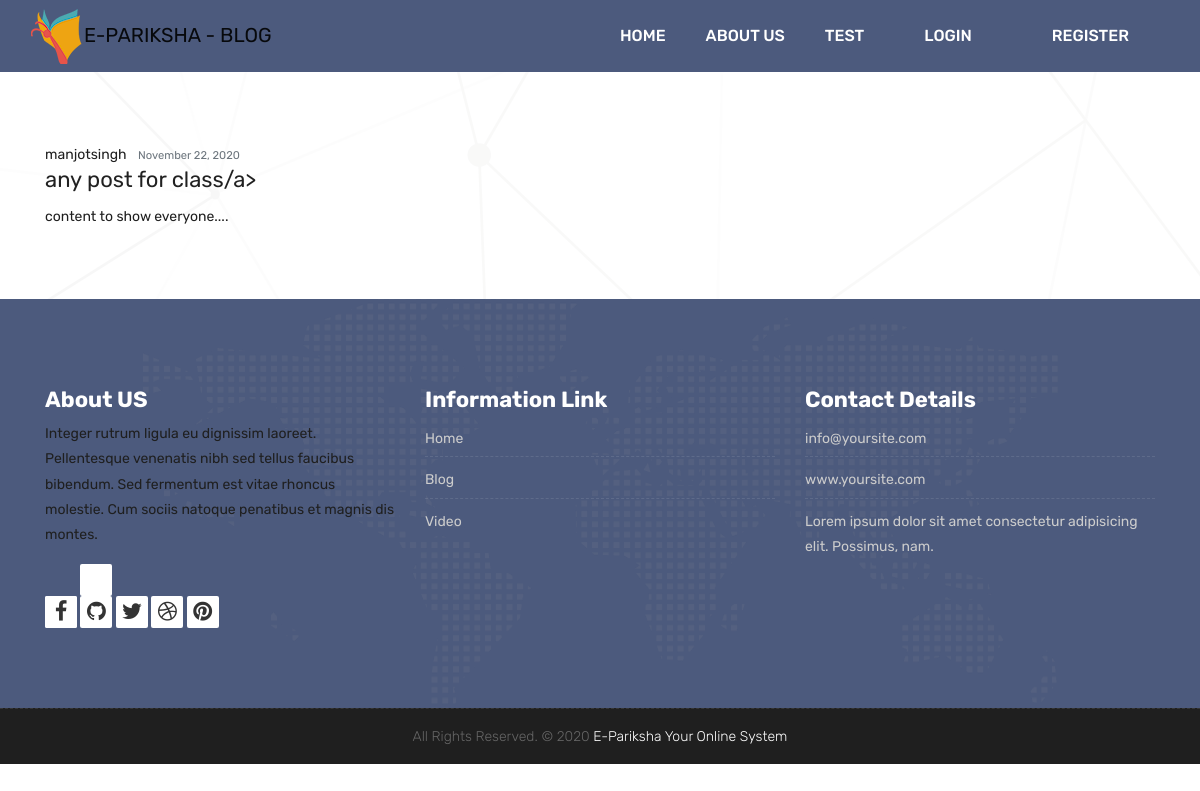
Screenshot of /blog/ with the database file from the repository.
### blog/models.py (models this page shows, shortened)
class Post(models.Model):
    title = models.CharField(max_length=100)
    important = models.BooleanField(default=False)
    content = models.TextField()
    date_posted = models.DateTimeField(default=timezone.now)
    author = models.ForeignKey(User, on_delete=models.CASCADE)

### blog/views.py (the view)
# urls.py: path('', PostListView.as_view(), name='blog-home'),
class PostListView(ListView):
    model = Post
    template_name = 'blog/home.html'  # <app>/<model>_<viewtype>.html
    context_object_name = 'posts'
    ordering = ['-date_posted']
    paginate_by = 5

### blog/templates/blog/home.html (shortened to what this page needs)
{% extends "tester/base.html" %}
{% block content %}
    {% for post in posts %}
        <article class="media content-section  {{ post.important }}">
          <div class="media-body">
            <div class="article-metadata">
              <a class="mr-2" href="{% url 'user-posts' post.author.username %}">{{ post.author }}</a>
              <small class="text-muted">{{ post.date_posted|date:"F d, Y" }}</small>
            </div>
            <h2><a class="article-title" href="{% url 'post-detail' post.id %}">{{ post.title }}/a></h2>
            <div id="text{{ post.id }}"><p class="article-content">{{ post.content }}</p></div>
          </div>
        </article>
    {% endfor %}
{% endblock content %}

### tester/static/tester/style.css (style rules this page uses)
body { color: #333333; font-size: 14px; font-family: 'Rubik', sans-serif; line-height: 1.80857; }
html, body { height: 100%; }
a { color: #1f1f1f; text-decoration: none !important; outline: none !important; -webkit-transition: all .3s ease-in-out; -moz-transition: all .3s ease-in-out; -ms-transition: all .3s ease-in-out; -o-transition: all .3s ease-in-out; transition: all .3s ease-in-out; }
h1, h2, h3, h4, h5, h6 { letter-spacing: 0; font-weight: normal; position: relative; padding: 0 0 10px 0; font-weight: normal; line-height: 120% !important; color: #1f1f1f; margin: 0 }
h2 { font-size: 22px }
h1 a, h2 a, h3 a, h4 a, h5 a, h6 a { color: #212121; text-decoration: none !important; opacity: 1 }
a { color: #1f1f1f; text-decoration: none; outline: none; }
.footer-links-soi li a { background: #ffffff; color: #333333; width: 32px; height: 32px; display: block; font-size: 22px; text-align: center; line-height: 32px; border-radius: 2px; }

### rows the page displays
Post: author "manjotsingh", date_posted "November 22, 2020", title "any post for class"
